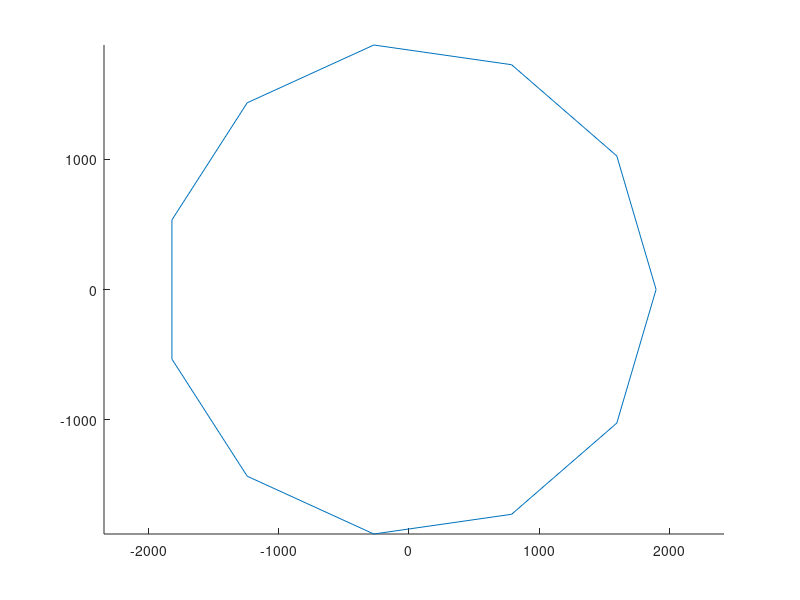

Reproduce this figure in MATLAB. (Note: this script raises an error after producing the figure.)
clc
close all
clear all

A=[0 1 1;
   1 0 1;
   1 1 0]/sqrt(2);

v1=[1 -1 0];
v1=v1/norm(v1);
v3=[1 1 1];
v3=v3/norm(v3);
C2G=[v1;cross(v3,v1); v3]

A=C2G*A;  
%invA=inv(A);

g1=A(:,1)-A(:,3); % primitive lattice vector on the 111 plane
g2=A(:,2)-A(:,3); % primitive lattice vector on the 111 plane
G=[g1 g2];

%% Initial configuration
b=[1 0 0];
%r=200;
np=11;
r=1900;

%return
theta=[0:np-1]/np*2*pi;

XL=[r*cos(theta);r*sin(theta);zeros(1,np)];
XL=G*round(inv(G'*G)*G'*XL);

%XL(:,[1])=XL(:,[1])*0.75;

figure(1)
hold on
plot3([XL(1,:) XL(1,1)],[XL(2,:) XL(2,1)],[XL(3,:) XL(3,1)])
axis equal

% Write inout files E and V
file_V = fopen('V/V_0.txt','w');
file_E = fopen('E/E_0.txt','w');

nodeformat='%i %1.15e %1.15e %1.15e %1.15e %1.15e %1.15e %i \n';
for n=1:np
fprintf(file_V,nodeformat, [n-1 XL(:,n)' zeros(1,3) 0]);
end

linkformat='%i %i %1.15e %1.15e %1.15e %1.15e %1.15e %1.15e %i \n';
for n=1:np-1
fprintf(file_E,linkformat, [n-1 n b zeros(1,3) 0]);
end
fprintf(file_E,linkformat, [n 0 b zeros(1,3) 0]);

fclose(file_V);
fclose(file_E);